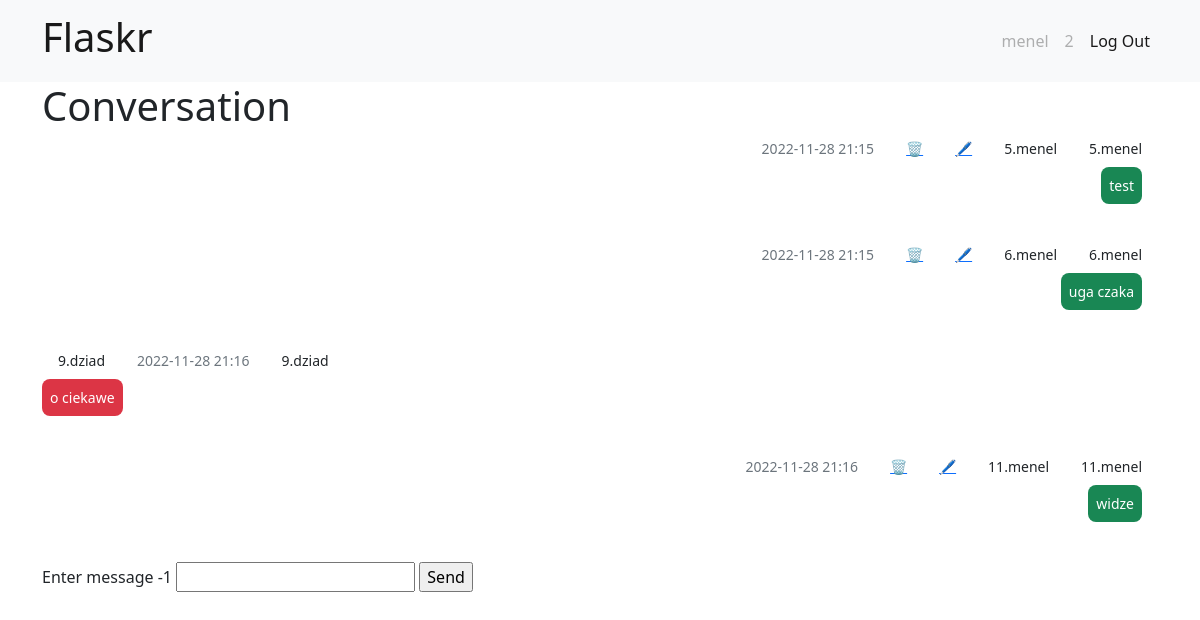
Page /conv/1 (signed in) on the committed database.
### tables this page shows
CREATE TABLE user (
    id INTEGER PRIMARY KEY AUTOINCREMENT,
    nickname TEXT UNIQUE NOT NULL,
    username TEXT UNIQUE NOT NULL,
    password TEXT NOT NULL
);

CREATE TABLE message (
    id INTEGER PRIMARY KEY AUTOINCREMENT,
    author TEXT NOT NULL,
    value TEXT NOT NULL,
    date DATETIME NOT NULL,
    conv INTEGER
);

### chat/conv.py (the view, shortened to what this page needs)
@bp.route('/conv/<id>', methods=('GET', 'POST'))
@login_required
def conversation(id):
    db = get_db()
    messages = []
    try:
        messages = db.execute(
            f'SELECT * FROM message WHERE conv = {id}'
        ).fetchall()
        messages = messages[-50:]
        messages = [{k: item[k] for k in item.keys()} for item in messages]
    except Exception:
        pass
    for i in messages:
        i['date'] = datetime.strptime(i['date'], "%Y-%m-%d %H:%M:%S.%f")
        if i['date'] + timedelta(days=1) < datetime.now():
            i['date'] = datetime.strftime(i['date'], "%Y-%m-%d %H:%M")
        else:
            i['date'] = datetime.strftime(i['date'], "%H:%M")
        print(i['date'])
    user = -1
    uid = g.user['id']
    try:
        item = messages[-1]
        t = item['cuser']
        if item['cuser'] == uid:
            t = item['suser']
        user = db.execute(
                f'SELECT nickname FROM user WHERE id = {t}'
        ).fetchall()
        user = user[0]['nickname']
    except Exception:
        pass
    return render_template('chat/conversation.html', messages = messages, user=user, conv=id)

### chat/auth.py (called while the page is built)
@bp.before_app_request
def load_logged_in_user():
    user_id = session.get('user_id')
    if user_id is None:
        g.user = None
    else:
        g.user = get_db().execute(
            'SELECT * FROM user WHERE id = ?', (user_id,)
        ).fetchone()

def login_required(view):
    @functools.wraps(view)
    def wrapped_view(**kwargs):
        if g.user is None:
            return redirect(url_for('auth.login'))
        return view(**kwargs)
    return wrapped_view

### chat/db.py (called while the page is built)
def get_db():
    if 'db' not in g:
        g.db = sqlite3.connect(
            current_app.config['DATABASE'],
            detect_types=sqlite3.PARSE_DECLTYPES
        )
        g.db.row_factory = sqlite3.Row
    return g.db

### chat/templates/chat/conversation.html (shortened to what this page needs)
{% extends 'base.html' %}
{% block header %}
<h1>{% block title %}Conversation{% endblock %}</h1>
{% endblock %}
{% block content %}
<div class="row d-flex justify-content-center">
  {% for msg in messages %}
  <div class="d-flex {% if msg['author'] == g.user['nickname'] %}justify-content-end {% else %} justify-content-start{% endif %}">
    {% if msg['author'] == g.user['nickname'] %}
    <p class="small px-3 mb-1 text-muted">{{ msg['date'] }}</p>
      {% if msg['author'] == g.user['nickname'] %}
        <a class="small px-3 mb-1 card-link" href="{{ url_for('conv.delete', conv=conv, id=msg['id']) }}">🗑</a>
        <a class=" small px-3 mb-1 card-link" href="{{ url_for('conv.edit', conv=conv, id=msg['id']) }}">🖊</a>
      {% endif %}
    <p class="small px-3 mb-1">{{ msg['id'] }}.{{ msg['author'] }}</p>
    {% else %}
    <p class="small px-3 mb-1">{{ msg['id'] }}.{{ msg['author'] }}</p>
    <p class="small px-3 mb-1 text-muted">{{ msg['date'] }}</p>
    {% endif %}
    <p class="small px-3 mb-1">{{ msg['id'] }}.{{ msg['author'] }}</p>
  </div>
  <div
    class="d-flex flex-row {% if msg['author'] == g.user['nickname'] %}justify-content-end {% else %} justify-content-start{% endif %} mb-4 pt-1">
    <div>
      <p class="small p-2 me-3 mb-3 text-white rounded-3 {% if msg['author'] == g.user['nickname'] %}bg-success {% else %} bg-danger{% endif %}">{{ msg['value'] }}</p>
    </div>
  </div>
  {% endfor %}
</div>
<form method="post">
  <label for="message">Enter message {{user}}</label>
  <input name="message" id="message" value="{{ request.form['message'] }}" required>
  <input type="submit" value="Send">
</form>
{% endblock %}

### chat/templates/base.html (shortened to what this page needs)
<!doctype html>
<head>
  <link href="https://cdn.jsdelivr.net/npm/bootstrap@5.2.3/dist/css/bootstrap.min.css" rel="stylesheet"
>
</head>
<body>
  <nav class="navbar navbar-expand sticky-top navbar-stick-top bg-light">
    <div class="container container-fluid">
      <a class="navbar-brand" href="{{ url_for('conv.index') }}">
        <h1>Flaskr</h1>
      </a>
      <div class="d-flex flex-row-reverse">
        <ul class="navbar-nav">
          {% if g.user %}
          <li class="nav-item">
            <a class="nav-link disabled" aria-current="page" href="#">{{ g.user['username'] }}</a>
          </li>
          <li class="nav-item">
            <a class="nav-link disabled" href="#">{{ g.user['id'] }}</a>
          </li>
          <li class="nav-item">
            <a class="nav-link active" href="{{ url_for('auth.logout') }}">Log Out</a>
          </li>
          {% endif %}
        </ul>
      </div>
    </div>
  </nav>
  <div class="container">
    <header>
      {% block header %}{% endblock %}
    </header>
    {% block content %}{% endblock %}
  </div>
</body>

### rows in the picture
user: user.username "menel", user.id "2"
message: date "2022-11-28 21:15", id "5", author "menel", value "test"
message: date "2022-11-28 21:15", id "6", author "menel", value "uga czaka"
message: id "9", author "dziad", date "2022-11-28 21:16", value "o ciekawe"
message: date "2022-11-28 21:16", id "11", author "menel", value "widze"

### other values in the picture
{{ user }} "-1"
